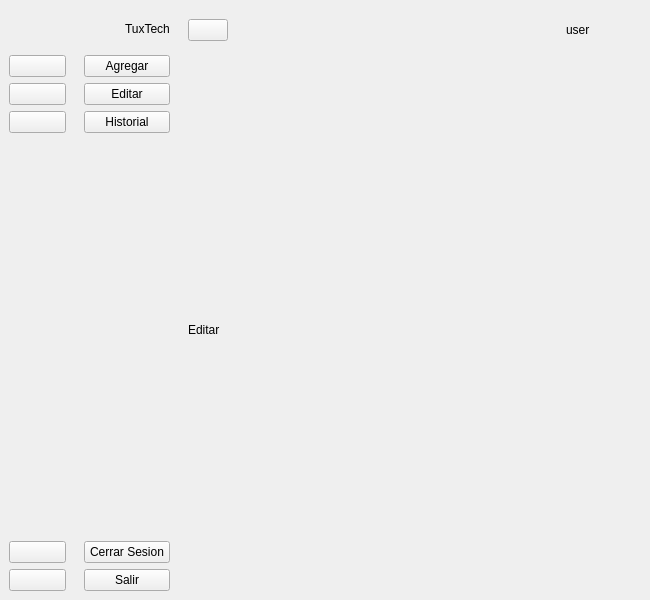
<?xml version="1.0" encoding="UTF-8"?>
<ui version="4.0">
 <class>MainWindow</class>
 <widget class="QMainWindow" name="MainWindow">
  <property name="geometry">
   <rect>
    <x>0</x>
    <y>0</y>
    <width>650</width>
    <height>600</height>
   </rect>
  </property>
  <property name="minimumSize">
   <size>
    <width>600</width>
    <height>600</height>
   </size>
  </property>
  <property name="maximumSize">
   <size>
    <width>650</width>
    <height>650</height>
   </size>
  </property>
  <property name="windowTitle">
   <string>MainWindow</string>
  </property>
  <widget class="QWidget" name="centralwidget">
   <property name="autoFillBackground">
    <bool>false</bool>
   </property>
   <layout class="QGridLayout" name="gridLayout">
    <property name="leftMargin">
     <number>0</number>
    </property>
    <property name="topMargin">
     <number>0</number>
    </property>
    <property name="rightMargin">
     <number>0</number>
    </property>
    <property name="bottomMargin">
     <number>0</number>
    </property>
    <property name="spacing">
     <number>0</number>
    </property>
    <item row="0" column="0">
     <widget class="QWidget" name="wdgFullMain" native="true">
      <layout class="QHBoxLayout" name="horizontalLayout_4" stretch="0,0,1">
       <property name="spacing">
        <number>0</number>
       </property>
       <property name="leftMargin">
        <number>0</number>
       </property>
       <property name="topMargin">
        <number>0</number>
       </property>
       <property name="rightMargin">
        <number>0</number>
       </property>
       <property name="bottomMargin">
        <number>0</number>
       </property>
       <item>
        <widget class="QWidget" name="wdgBarraOculta" native="true">
         <property name="maximumSize">
          <size>
           <width>75</width>
           <height>16777215</height>
          </size>
         </property>
         <layout class="QVBoxLayout" name="verticalLayout_6">
          <item>
           <layout class="QHBoxLayout" name="horizontalLayout_2">
            <item>
             <spacer name="horizontalSpacer_2">
              <property name="orientation">
               <enum>Qt::Orientation::Horizontal</enum>
              </property>
              <property name="sizeHint" stdset="0">
               <size>
                <width>40</width>
                <height>20</height>
               </size>
              </property>
             </spacer>
            </item>
            <item>
             <widget class="QLabel" name="label">
              <property name="minimumSize">
               <size>
                <width>35</width>
                <height>40</height>
               </size>
              </property>
              <property name="maximumSize">
               <size>
                <width>35</width>
                <height>40</height>
               </size>
              </property>
              <property name="text">
               <string/>
              </property>
              <property name="pixmap">
               <pixmap>:/iconos/tuxtexh_logo.svg</pixmap>
              </property>
              <property name="scaledContents">
               <bool>true</bool>
              </property>
             </widget>
            </item>
            <item>
             <spacer name="horizontalSpacer">
              <property name="orientation">
               <enum>Qt::Orientation::Horizontal</enum>
              </property>
              <property name="sizeHint" stdset="0">
               <size>
                <width>40</width>
                <height>20</height>
               </size>
              </property>
             </spacer>
            </item>
           </layout>
          </item>
          <item>
           <layout class="QVBoxLayout" name="verticalLayout_2">
            <item>
             <widget class="QPushButton" name="btnAgregar_short">
              <property name="text">
               <string/>
              </property>
              <property name="icon">
               <iconset>
                <normaloff>:/iconos/add.svg</normaloff>
                <normalon>:/iconos/add(1).svg</normalon>:/iconos/add.svg</iconset>
              </property>
              <property name="iconSize">
               <size>
                <width>20</width>
                <height>20</height>
               </size>
              </property>
              <property name="checkable">
               <bool>true</bool>
              </property>
              <property name="autoExclusive">
               <bool>true</bool>
              </property>
             </widget>
            </item>
            <item>
             <widget class="QPushButton" name="btnEditar_short">
              <property name="text">
               <string/>
              </property>
              <property name="icon">
               <iconset>
                <normaloff>:/iconos/apps.svg</normaloff>
                <normalon>:/iconos/apps(1).svg</normalon>:/iconos/apps.svg</iconset>
              </property>
              <property name="iconSize">
               <size>
                <width>20</width>
                <height>20</height>
               </size>
              </property>
              <property name="checkable">
               <bool>true</bool>
              </property>
              <property name="autoExclusive">
               <bool>true</bool>
              </property>
             </widget>
            </item>
            <item>
             <widget class="QPushButton" name="btnHistorial_short">
              <property name="text">
               <string/>
              </property>
              <property name="icon">
               <iconset>
                <normaloff>:/iconos/books.svg</normaloff>
                <normalon>:/iconos/books(1).svg</normalon>:/iconos/books.svg</iconset>
              </property>
              <property name="iconSize">
               <size>
                <width>20</width>
                <height>20</height>
               </size>
              </property>
              <property name="checkable">
               <bool>true</bool>
              </property>
              <property name="autoExclusive">
               <bool>true</bool>
              </property>
             </widget>
            </item>
           </layout>
          </item>
          <item>
           <spacer name="verticalSpacer">
            <property name="orientation">
             <enum>Qt::Orientation::Vertical</enum>
            </property>
            <property name="sizeHint" stdset="0">
             <size>
              <width>20</width>
              <height>247</height>
             </size>
            </property>
           </spacer>
          </item>
          <item>
           <layout class="QVBoxLayout" name="verticalLayout_3">
            <item>
             <widget class="QPushButton" name="btnCerrarSesion_short">
              <property name="text">
               <string/>
              </property>
              <property name="icon">
               <iconset>
                <normaloff>:/iconos/exit.svg</normaloff>:/iconos/exit.svg</iconset>
              </property>
              <property name="iconSize">
               <size>
                <width>20</width>
                <height>20</height>
               </size>
              </property>
             </widget>
            </item>
            <item>
             <widget class="QPushButton" name="btnSalir_short">
              <property name="text">
               <string/>
              </property>
              <property name="icon">
               <iconset>
                <normaloff>:/iconos/cross.svg</normaloff>:/iconos/cross.svg</iconset>
              </property>
              <property name="iconSize">
               <size>
                <width>20</width>
                <height>20</height>
               </size>
              </property>
             </widget>
            </item>
           </layout>
          </item>
         </layout>
        </widget>
       </item>
       <item>
        <widget class="QWidget" name="wdgBarraVisible" native="true">
         <property name="maximumSize">
          <size>
           <width>150</width>
           <height>16777215</height>
          </size>
         </property>
         <layout class="QVBoxLayout" name="verticalLayout_5">
          <item>
           <layout class="QHBoxLayout" name="horizontalLayout">
            <item>
             <widget class="QLabel" name="label_2">
              <property name="minimumSize">
               <size>
                <width>35</width>
                <height>40</height>
               </size>
              </property>
              <property name="maximumSize">
               <size>
                <width>35</width>
                <height>40</height>
               </size>
              </property>
              <property name="text">
               <string/>
              </property>
              <property name="pixmap">
               <pixmap>:/iconos/tuxtexh_logo.svg</pixmap>
              </property>
              <property name="scaledContents">
               <bool>true</bool>
              </property>
             </widget>
            </item>
            <item>
             <widget class="QLabel" name="label1">
              <property name="text">
               <string>TuxTech</string>
              </property>
             </widget>
            </item>
           </layout>
          </item>
          <item>
           <layout class="QVBoxLayout" name="verticalLayout">
            <item>
             <widget class="QPushButton" name="btnAgregar_long">
              <property name="text">
               <string>Agregar</string>
              </property>
              <property name="icon">
               <iconset>
                <normaloff>:/iconos/add.svg</normaloff>
                <normalon>:/iconos/add(1).svg</normalon>:/iconos/add.svg</iconset>
              </property>
              <property name="iconSize">
               <size>
                <width>14</width>
                <height>14</height>
               </size>
              </property>
              <property name="checkable">
               <bool>true</bool>
              </property>
              <property name="autoExclusive">
               <bool>true</bool>
              </property>
             </widget>
            </item>
            <item>
             <widget class="QPushButton" name="btnEditar_long">
              <property name="text">
               <string>Editar</string>
              </property>
              <property name="icon">
               <iconset>
                <normaloff>:/iconos/apps.svg</normaloff>
                <normalon>:/iconos/apps(1).svg</normalon>:/iconos/apps.svg</iconset>
              </property>
              <property name="iconSize">
               <size>
                <width>14</width>
                <height>14</height>
               </size>
              </property>
              <property name="checkable">
               <bool>true</bool>
              </property>
              <property name="autoExclusive">
               <bool>true</bool>
              </property>
             </widget>
            </item>
            <item>
             <widget class="QPushButton" name="btnHistorial_long">
              <property name="text">
               <string>Historial</string>
              </property>
              <property name="icon">
               <iconset>
                <normaloff>:/iconos/books.svg</normaloff>
                <normalon>:/iconos/books(1).svg</normalon>:/iconos/books.svg</iconset>
              </property>
              <property name="iconSize">
               <size>
                <width>14</width>
                <height>14</height>
               </size>
              </property>
              <property name="checkable">
               <bool>true</bool>
              </property>
              <property name="autoExclusive">
               <bool>true</bool>
              </property>
             </widget>
            </item>
           </layout>
          </item>
          <item>
           <spacer name="verticalSpacer_2">
            <property name="orientation">
             <enum>Qt::Orientation::Vertical</enum>
            </property>
            <property name="sizeHint" stdset="0">
             <size>
              <width>20</width>
              <height>267</height>
             </size>
            </property>
           </spacer>
          </item>
          <item>
           <layout class="QVBoxLayout" name="verticalLayout_4">
            <item>
             <widget class="QPushButton" name="btnCerrarSesion_long">
              <property name="text">
               <string>Cerrar Sesion</string>
              </property>
              <property name="icon">
               <iconset>
                <normaloff>:/iconos/exit.svg</normaloff>:/iconos/exit.svg</iconset>
              </property>
              <property name="iconSize">
               <size>
                <width>14</width>
                <height>14</height>
               </size>
              </property>
             </widget>
            </item>
            <item>
             <widget class="QPushButton" name="btnSalir_long">
              <property name="text">
               <string>Salir</string>
              </property>
              <property name="icon">
               <iconset>
                <normaloff>:/iconos/cross.svg</normaloff>:/iconos/cross.svg</iconset>
              </property>
              <property name="iconSize">
               <size>
                <width>14</width>
                <height>14</height>
               </size>
              </property>
             </widget>
            </item>
           </layout>
          </item>
         </layout>
        </widget>
       </item>
       <item>
        <widget class="QWidget" name="wdgMainMenu" native="true">
         <layout class="QVBoxLayout" name="verticalLayout_7">
          <property name="spacing">
           <number>0</number>
          </property>
          <property name="leftMargin">
           <number>0</number>
          </property>
          <property name="topMargin">
           <number>0</number>
          </property>
          <property name="rightMargin">
           <number>0</number>
          </property>
          <property name="bottomMargin">
           <number>0</number>
          </property>
          <item>
           <widget class="QWidget" name="widget" native="true">
            <property name="minimumSize">
             <size>
              <width>0</width>
              <height>60</height>
             </size>
            </property>
            <property name="maximumSize">
             <size>
              <width>16777215</width>
              <height>60</height>
             </size>
            </property>
            <layout class="QHBoxLayout" name="horizontalLayout_5">
             <item>
              <widget class="QPushButton" name="btnMoverBarra">
               <property name="maximumSize">
                <size>
                 <width>40</width>
                 <height>16777215</height>
                </size>
               </property>
               <property name="text">
                <string/>
               </property>
               <property name="icon">
                <iconset>
                 <normaloff>:/iconos/menu-burger.svg</normaloff>:/iconos/menu-burger.svg</iconset>
               </property>
               <property name="iconSize">
                <size>
                 <width>20</width>
                 <height>20</height>
                </size>
               </property>
               <property name="checkable">
                <bool>true</bool>
               </property>
               <property name="autoExclusive">
                <bool>true</bool>
               </property>
              </widget>
             </item>
             <item>
              <spacer name="horizontalSpacer_3">
               <property name="orientation">
                <enum>Qt::Orientation::Horizontal</enum>
               </property>
               <property name="sizeType">
                <enum>QSizePolicy::Policy::Expanding</enum>
               </property>
               <property name="sizeHint" stdset="0">
                <size>
                 <width>275</width>
                 <height>20</height>
                </size>
               </property>
              </spacer>
             </item>
             <item>
              <layout class="QHBoxLayout" name="horizontalLayout_3">
               <item>
                <widget class="QLabel" name="label_3">
                 <property name="minimumSize">
                  <size>
                   <width>35</width>
                   <height>40</height>
                  </size>
                 </property>
                 <property name="maximumSize">
                  <size>
                   <width>35</width>
                   <height>40</height>
                  </size>
                 </property>
                 <property name="text">
                  <string/>
                 </property>
                 <property name="pixmap">
                  <pixmap>:/iconos/user(1).svg</pixmap>
                 </property>
                 <property name="scaledContents">
                  <bool>true</bool>
                 </property>
                </widget>
               </item>
               <item>
                <widget class="QLabel" name="lblUser_2">
                 <property name="minimumSize">
                  <size>
                   <width>75</width>
                   <height>0</height>
                  </size>
                 </property>
                 <property name="maximumSize">
                  <size>
                   <width>100</width>
                   <height>16777215</height>
                  </size>
                 </property>
                 <property name="text">
                  <string>user</string>
                 </property>
                </widget>
               </item>
              </layout>
             </item>
            </layout>
           </widget>
          </item>
          <item>
           <widget class="QStackedWidget" name="stckWidget">
            <property name="currentIndex">
             <number>1</number>
            </property>
            <widget class="QWidget" name="pgAgregar">
             <layout class="QGridLayout" name="gridLayout_2">
              <item row="0" column="0">
               <widget class="QLabel" name="label_4">
                <property name="text">
                 <string>Agregar</string>
                </property>
               </widget>
              </item>
             </layout>
            </widget>
            <widget class="QWidget" name="pgEditar">
             <layout class="QGridLayout" name="gridLayout_4">
              <item row="0" column="0">
               <widget class="QLabel" name="label_5">
                <property name="text">
                 <string>Editar</string>
                </property>
               </widget>
              </item>
             </layout>
            </widget>
            <widget class="QWidget" name="pgHistorial">
             <layout class="QGridLayout" name="gridLayout_3">
              <item row="0" column="0">
               <widget class="QLabel" name="label_6">
                <property name="text">
                 <string>historial</string>
                </property>
               </widget>
              </item>
             </layout>
            </widget>
           </widget>
          </item>
         </layout>
        </widget>
       </item>
      </layout>
     </widget>
    </item>
   </layout>
  </widget>
 </widget>
 <resources>
  <include location="mainTuxTech.ui"/>
  <include location="../Desktop/Tareas/ProgramacionIII/Proyecto_TuxTech/icon_resources.qrc"/>
 </resources>
 <connections>
  <connection>
   <sender>btnMoverBarra</sender>
   <signal>toggled(bool)</signal>
   <receiver>wdgBarraOculta</receiver>
   <slot>setVisible(bool)</slot>
   <hints>
    <hint type="sourcelabel">
     <x>229</x>
     <y>25</y>
    </hint>
    <hint type="destinationlabel">
     <x>43</x>
     <y>249</y>
    </hint>
   </hints>
  </connection>
  <connection>
   <sender>btnMoverBarra</sender>
   <signal>toggled(bool)</signal>
   <receiver>wdgBarraVisible</receiver>
   <slot>setHidden(bool)</slot>
   <hints>
    <hint type="sourcelabel">
     <x>230</x>
     <y>44</y>
    </hint>
    <hint type="destinationlabel">
     <x>167</x>
     <y>220</y>
    </hint>
   </hints>
  </connection>
  <connection>
   <sender>btnEditar_short</sender>
   <signal>toggled(bool)</signal>
   <receiver>btnEditar_long</receiver>
   <slot>setChecked(bool)</slot>
   <hints>
    <hint type="sourcelabel">
     <x>44</x>
     <y>106</y>
    </hint>
    <hint type="destinationlabel">
     <x>103</x>
     <y>106</y>
    </hint>
   </hints>
  </connection>
  <connection>
   <sender>btnHistorial_short</sender>
   <signal>toggled(bool)</signal>
   <receiver>btnHistorial_long</receiver>
   <slot>setChecked(bool)</slot>
   <hints>
    <hint type="sourcelabel">
     <x>43</x>
     <y>136</y>
    </hint>
    <hint type="destinationlabel">
     <x>119</x>
     <y>134</y>
    </hint>
   </hints>
  </connection>
  <connection>
   <sender>btnAgregar_short</sender>
   <signal>toggled(bool)</signal>
   <receiver>btnAgregar_long</receiver>
   <slot>setChecked(bool)</slot>
   <hints>
    <hint type="sourcelabel">
     <x>36</x>
     <y>76</y>
    </hint>
    <hint type="destinationlabel">
     <x>150</x>
     <y>68</y>
    </hint>
   </hints>
  </connection>
  <connection>
   <sender>btnAgregar_long</sender>
   <signal>toggled(bool)</signal>
   <receiver>btnAgregar_short</receiver>
   <slot>setChecked(bool)</slot>
   <hints>
    <hint type="sourcelabel">
     <x>171</x>
     <y>83</y>
    </hint>
    <hint type="destinationlabel">
     <x>42</x>
     <y>82</y>
    </hint>
   </hints>
  </connection>
  <connection>
   <sender>btnEditar_long</sender>
   <signal>toggled(bool)</signal>
   <receiver>btnEditar_short</receiver>
   <slot>setChecked(bool)</slot>
   <hints>
    <hint type="sourcelabel">
     <x>171</x>
     <y>115</y>
    </hint>
    <hint type="destinationlabel">
     <x>48</x>
     <y>110</y>
    </hint>
   </hints>
  </connection>
  <connection>
   <sender>btnHistorial_long</sender>
   <signal>toggled(bool)</signal>
   <receiver>btnHistorial_short</receiver>
   <slot>setChecked(bool)</slot>
   <hints>
    <hint type="sourcelabel">
     <x>171</x>
     <y>147</y>
    </hint>
    <hint type="destinationlabel">
     <x>64</x>
     <y>147</y>
    </hint>
   </hints>
  </connection>
  <connection>
   <sender>btnSalir_long</sender>
   <signal>clicked()</signal>
   <receiver>MainWindow</receiver>
   <slot>close()</slot>
   <hints>
    <hint type="sourcelabel">
     <x>155</x>
     <y>577</y>
    </hint>
    <hint type="destinationlabel">
     <x>515</x>
     <y>604</y>
    </hint>
   </hints>
  </connection>
  <connection>
   <sender>btnSalir_short</sender>
   <signal>clicked()</signal>
   <receiver>MainWindow</receiver>
   <slot>close()</slot>
   <hints>
    <hint type="sourcelabel">
     <x>52</x>
     <y>574</y>
    </hint>
    <hint type="destinationlabel">
     <x>652</x>
     <y>506</y>
    </hint>
   </hints>
  </connection>
 </connections>
</ui>
